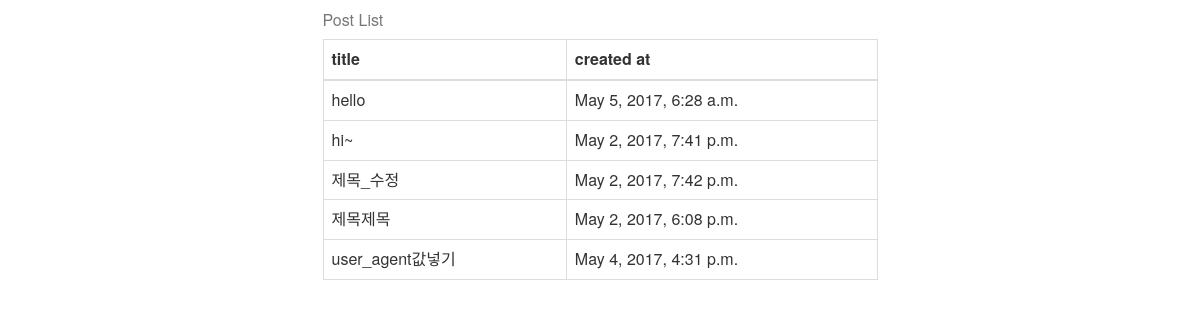
Before: /dojo/ with the older database file.
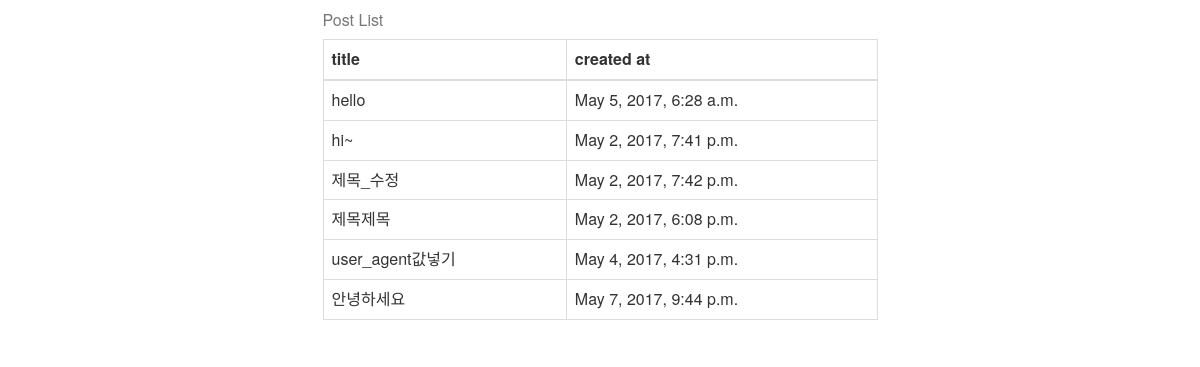
After: the same page with the newer database file.
### dojo/models.py (models this page shows)
class Post(models.Model):
    title = models.CharField(max_length=100, validators=[min_length_3_validator])
    content = models.TextField()
    user_agent = models.CharField(max_length=200)
    ip = models.CharField(max_length=15)
    created_at = models.DateTimeField(auto_now_add=True)
    updated_at = models.DateTimeField(auto_now=True)

### dojo/templates/dojo/post_list.html (shortened to what this page needs)
{% load bootstrap3 staticfiles %}
{% bootstrap_css %}
<div class="container">
    <div class="row">
        <div class="col-md-6 col-md-offset-3">
            <table class="table table-bordered table-hover">
            <caption>Post List</caption>
            <thead>
                <tr>
                 <th>title</th>
                    <th>created at</th>
                 </tr>
             </thead>
            <tbody>
            {% for post in post_list %}
                <tr>
                    <td>{{ post.title }}</td>
                    <td>{{ post.updated_at }}</td>
                 </tr>
             {% endfor %}
     </tbody>
</table>
        </div>
    </div>
</div>

Changed rows visible on the page:
added Post: title "안녕하세요", updated_at "May 7, 2017, 9:44 p.m."
